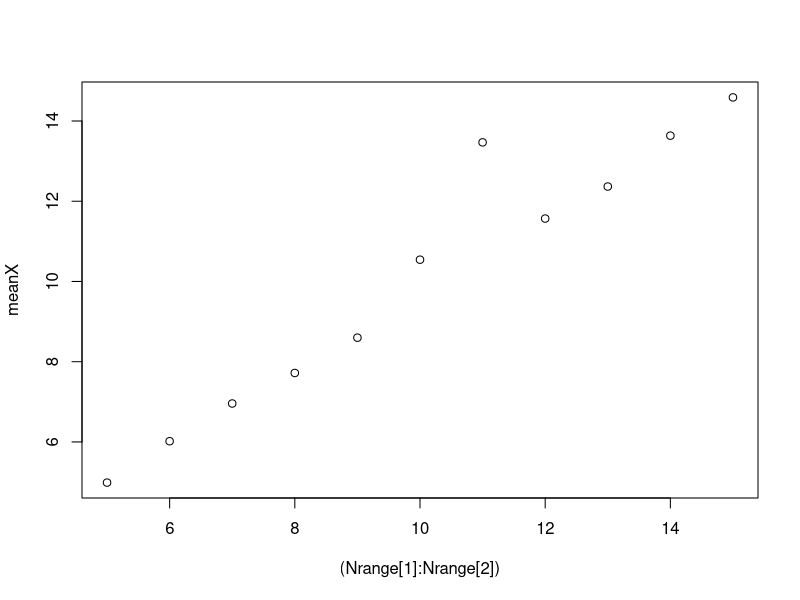
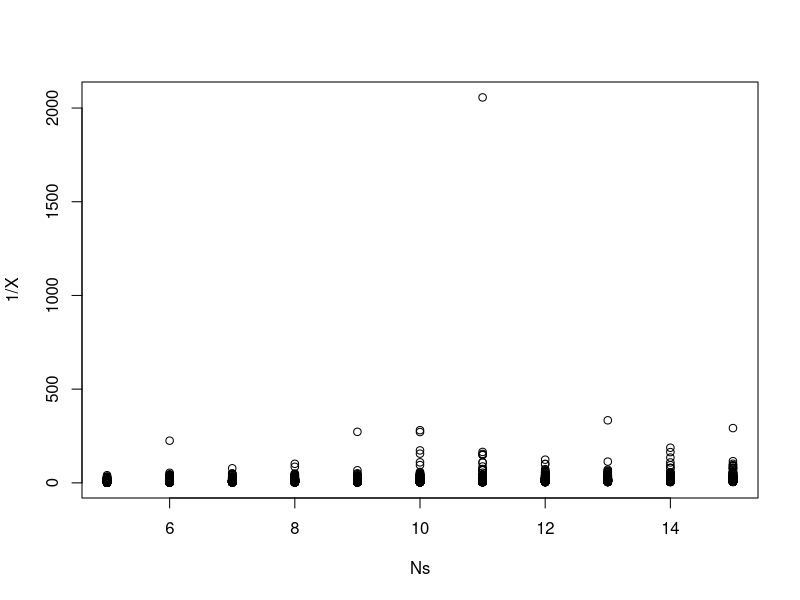

Reproduce these figures in R, in order.


n.iter <- 10^4
K <- 10^3
X <- rep(0,n.iter)
Ns <- X
N <- 10
for(i in 1:n.iter){
	N <- sample(5:15,1)
	Ns[i] <- N
	R <- runif(N)
	R <- R/sum(R)

	tmp <- sample(1:N,K,replace=TRUE,prob=R)
	X[i] <- R[tmp[1]]
}

Nrange <- range(Ns)
meanX <- rep(0,Nrange[2]-Nrange[1]+1)
for(i in Nrange[1]:Nrange[2]){
	tmp2 <- which(Ns==i)
	meanX[i-Nrange[1]+1] <- mean(1/X[tmp2])
}

plot((Nrange[1]:Nrange[2]),meanX)



plot(Ns,1/X)



mean(X)
1/mean(X)
N
